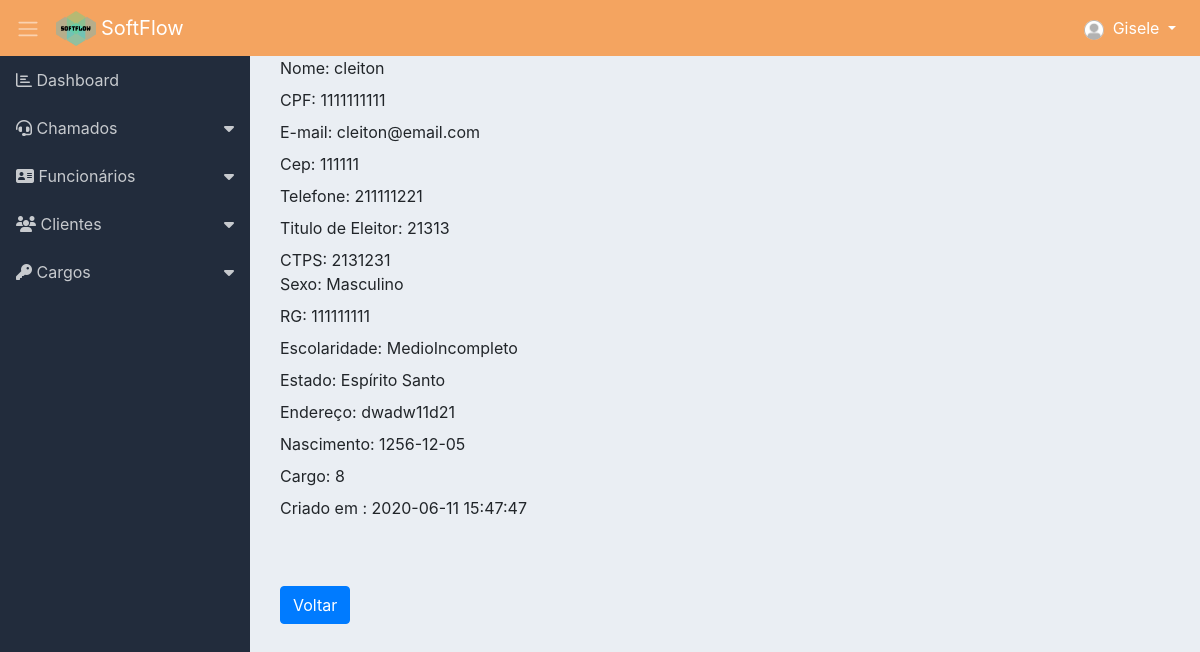
/visualizar_funcionario.php?id=20 (signed in), run on the app's committed database.
### tables this page shows
CREATE TABLE `funcionario` (
  `id` int(11) NOT NULL,
  `nome` varchar(114) NOT NULL,
  `cpf` varchar(115) NOT NULL,
  `rg` int(30) NOT NULL,
  `nascimento` varchar(30) NOT NULL,
  `email` varchar(115) NOT NULL,
  `endereco` varchar(150) NOT NULL,
  `cep` int(50) NOT NULL,
  `estado` varchar(50) NOT NULL,
  `telefone` int(10) NOT NULL,
  `tituloEleitor` varchar(115) NOT NULL,
  `escolaridade` varchar(115) NOT NULL,
  `ctps` varchar(115) NOT NULL,
  `sexo` varchar(30) NOT NULL,
  `senha` varchar(115) NOT NULL,
  `id_cargo` int(11) NOT NULL,
  `created` varchar(255) DEFAULT NULL
);

### classes/Model.php (called while the page is built, shortened)
<?php
require_once 'Conn.php';
class Model
{
	protected $tabela;
	protected $class;
	protected $db;
    public function __construct()
    {
        $conn = new Conn();
        $this->db = $conn->getConn();
    }
    public function get($id)
    {
    	$sql = "SELECT * FROM {$this->tabela} WHERE id = {$id}";
    	$stmt = $this->db->prepare($sql);
    	$stmt->setFetchMode(PDO::FETCH_CLASS, $this->class);
    	$stmt->execute();
    	return $stmt->fetch();
    }
}

### classes/Conn.php (called while the page is built)
<?php
class Conn {
    public static $Host = "localhost";
    public static $User = "root";
    public static $Pass = "";
    public static $Dbname = "sistema_informatica_pi";
    private static $Connect = null;
    private static function Conectar() {
        try {
            if(self::$Connect == null):
                self::$Connect = new PDO('mysql:host=' . self::$Host .';dbname='.self::$Dbname, self::$User, self::$Pass);
            endif;
        } catch (Exception $ex) {
            echo 'Mensagem: ' . $ex->getMessage();
            die;
        }
        return self::$Connect;
    }
    public function getConn() {
        return self::Conectar();
    }
}

### classes/FuncionarioDAO.php (called while the page is built, shortened)
<?php
require_once 'Model.php';
class FuncionarioDAO extends Model
{
    public function __construct() {
    	$this->tabela = 'funcionario';
    	$this->class = 'Funcionario';
    }
}

### classes/Funcionario.php (called while the page is built, shortened)
<?php
class Funcionario
{
	private $nome;
	private $cpf;
    private $rg;
    private $nascimento;
    private $email;
    private $endereco;
    private $cep;
    private $estado;
	private $telefone;
	private $tituloEleitor;
    private $escolaridade;
    private $ctps;
    private $sexo;
    private $id_cargo;
    private $created;
    public function getNome()
    {
        return $this->nome;
    }
    public function getCpf()
    {
        return $this->cpf;
    }
    public function getEmail()
    {
        return $this->email;
    }
    public function getCep()
    {
        return $this->cep;
    }
    public function getTelefone()
    {
        return $this->telefone;
    }
    public function getTituloEleitor()
    {
        return $this->tituloEleitor;
    }
    public function getCtps()
    {
        return $this->ctps;
    }
    public function getSexo()
    {
        return $this->sexo;
    }
    public function getRg()
    {
        return $this->rg;
    }
    public function getCreated()
    {
        return $this->created;
    }
    public function getEscolaridade()
    {
        return $this->escolaridade;
    }
    public function getEstado()
    {
        return $this->estado;
    }
    public function getEndereco()
    {
        return $this->endereco;
    }
    public function getNascimento()
    {
        return $this->nascimento;
    }
    public function getIdCargo()
    {
        return $this->id_cargo;
    }
}

### visualizar_funcionario.php (the view, shortened to what this page needs)
<?php include './layout/header.php'; ?>
<?php include './layout/menu.php'; ?>
<?php
	require 'classes/Funcionario.php';
	require 'classes/FuncionarioDAO.php';
	$funcionario = new Funcionario();
	if(isset($_GET['id']) && $_GET['id'] != ''){
		$id = $_GET['id'];
		$funcionarioDAO = new FuncionarioDAO();
		$funcionario = $funcionarioDAO->get($id);
	}
?>
<div class="container">
	<div class="container">
	<label>Nome: <?php echo $funcionario->getNome() ?></label><br>
	<label>CPF: <?php echo $funcionario->getCpf() ?></label><br>
	<label>E-mail: <?php echo $funcionario->getEmail() ?></label><br>
	<label>Cep: <?php echo $funcionario->getCep() ?></label><br>
	<label>Telefone: <?php echo $funcionario->getTelefone() ?></label><br>
	<label>Titulo de Eleitor: <?php echo $funcionario->getTituloEleitor() ?></label><br>
	<label>CTPS: <?php echo $funcionario->getCtps() ?><br>
	<label>Sexo: <?php echo $funcionario->getSexo() ?></label><br>
	<label>RG: <?php echo $funcionario->getRg() ?></label><br>
	<label>Escolaridade: <?php echo $funcionario->getEscolaridade() ?></label><br>
	<label>Estado: <?php echo $funcionario->getEstado() ?></label><br>
	<label>Endereço: <?php echo $funcionario->getEndereco() ?></label><br>
	<label>Nascimento: <?php echo $funcionario->getNascimento() ?></label><br>
	<label>Cargo: <?php echo $funcionario->getIdCargo() ?></label><br>
	<label>Criado em : <?php echo $funcionario->getCreated() ?></label><br>
	</div>
	<div class="container">
		<a href="funcionario.php" class="btn btn-primary">Voltar</a>
	</div>
</div>
<?php include './layout/footer.php'; ?>

### layout/header.php (shortened to what this page needs)
<!DOCTYPE html>
<html>
<head>
	<link rel="stylesheet" href="assets/css/bootstrap.min.css">
	<link rel="stylesheet" href="assets/css/fontawesome.min.css">
	<link rel="stylesheet" href="assets/css/dashboard.css">
</head>
<body>
	<nav class="navbar navbar-expand navbar-dark" id="navbar">
		<a class="sidebar-toggle text-light mr-3">
			<span class="navbar-toggler-icon"></span>
		</a>
		<img src="assets/img/logo.png" style="height: 35px; width: 40px;" >
		<a class="navbar-brand" href="adm.php" style="margin-left: 5px;">SoftFlow</a>
		<div class="collapse navbar-collapse">
			<ul class="navbar-nav ml-auto">
				<li class="nav-item dropdown">
					<a class="nav-link dropdown-toggle menu-header" href="#" id="navbarDropdownMenuLink" data-toggle="dropdown">
						<img class="rounded-circle" src="assets/img/usuario.png" width="20" height="20"> &nbsp;<span class="d-none d-sm-inline"><?= $_SESSION['nome']?></span>
					</a>
				</li>
			</ul>
		</div>
	</nav>
	<div class="d-flex">

### layout/menu.php (shortened to what this page needs)
<nav class="sidebar">
    <ul class="list-unstyled">
        <li><a href="adm.php"><i class="far fa-chart-bar"></i></i> Dashboard</a></li>
        <li>
            <a href="#submenu4" data-toggle="collapse">
                <i class="fas fa-headset"></i> Chamados</a>
        </li>
        <li>
            <a href="#submenu2" data-toggle="collapse"><i class="fas fa-address-card"></i> Funcionários</a>
        </li>
        <li>
            <a href="#submenu3" data-toggle="collapse">
            <i class="fas fa-users fa"></i> Clientes</a>
        </li>
        <li>
            <a href="#submenu5" data-toggle="collapse">
            <i class="fas fa-key fa"></i> Cargos</a>
        </li>
    </ul>
</nav>

### layout/footer.php (shortened to what this page needs)
</div>
</body>
</html>

### assets/css/dashboard.css (style rules this page uses)
body { background-color: #eaeef3; }
.menu-header { color: #FFF !important; }
.sidebar { background-color: #222c3c; min-width: 250px; max-width: 250px; min-height: calc(100vh - 56px); transition: all 0.3s; }
.sidebar ul li a { display: block; padding: 0.75rem 1rem; color: #c7cace; text-decoration: none; }
.sidebar [data-toggle="collapse"] { position: relative; }
.sidebar [data-toggle="collapse"]:before { content: "\f0d7"; font-family: "Font Awesome 5 Free"; font-weight: 900; position: absolute; right: 1rem; }
#navbar { background-color: #F4A460; }

### visualizar_funcionario.php (style rules this page uses)
.container { margin-bottom: 50px; }

### data on the page
funcionario: nome "cleiton", cpf "1111111111", email "cleiton@email.com", cep "111111", telefone "211111221", tituloEleitor "21313", ctps "2131231", sexo "Masculino", rg "111111111", escolaridade "MedioIncompleto", estado "Espírito Santo", endereco "dwadw11d21", nascimento "1256-12-05", id_cargo "8", created "2020-06-11 15:47:47"

### other printed values
$_SESSION['nome'] "Gisele"
